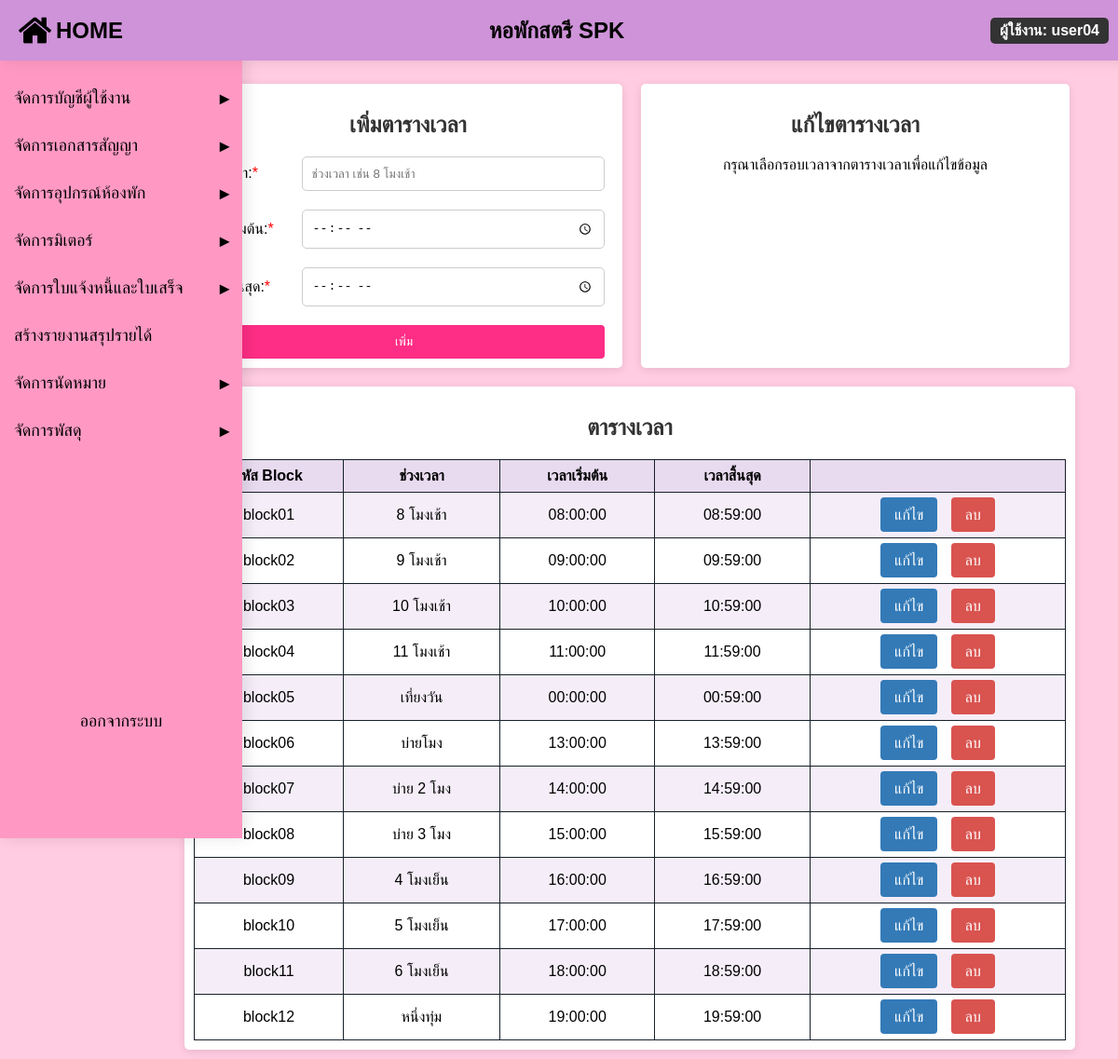
Screenshot of /add_schedule.php (signed in) with the database file from the repository.
### tables this page shows
CREATE TABLE `time_block` (
  `block_id` varchar(11) NOT NULL,
  `block_name` varchar(40) NOT NULL,
  `start_time` time NOT NULL,
  `end_time` time NOT NULL
);

### add_schedule.php (the view, shortened to what this page needs)
<?php
include('condb.php');
$sql_blocks = "SELECT * FROM time_block ORDER BY block_id ASC";
$result_blocks = $conn->query($sql_blocks);
$editing = isset($_GET['edit_id']);
$schedule_data = [
    'block_id' => '',
    'block_name' => '',
    'start_time' => '',
    'end_time' => ''
];
?>
<!DOCTYPE html>
<html lang="th">
<head>
</head>
<body>
    <?php include('admin_sidebar.php')?>
    <div class="container-wrapper">
        <div class="flex-container">
            <div class="container">
                <h2>เพิ่มตารางเวลา</h2>
                <form method="post">
                    <div class="form-group">
                        <label for="block_name">ช่วงเวลา:<span style="color: red;">*</span></label>
                        <input type="text" id="block_name" placeholder="ช่วงเวลา เช่น 8 โมงเช้า" name="block_name" required>
                    </div>
                    <div class="form-group">
                        <label for="start_time">เวลาเริ่มต้น:<span style="color: red;">*</span></label>
                        <input type="time" id="start_time" name="start_time" required>
                    </div>
                    <div class="form-group">
                        <label for="end_time">เวลาสิ้นสุด:<span style="color: red;">*</span></label>
                        <input type="time" id="end_time" name="end_time" required>
                    </div>
                    <button type="submit" name="add_schedule" class="submit-btn">เพิ่ม</button>
                </form>
            </div>
            <div class="edit-form-container">
                <h2>แก้ไขตารางเวลา</h2>
                <?php if ($editing && $schedule_data): ?>
                <form method="post">
                    <div class="form-group">
                        <label for="block_id">รหัส Block:<span style="color: red;">*</span></label>
                        <input type="text" placeholder="รหัส Block" name="block_id" id="block_id" value="<?php echo htmlspecialchars($schedule_data['block_id']); ?>" readonly required>
                    </div>
                    <div class="form-group">
                        <label for="block_name">ช่วงเวลา:<span style="color: red;">*</span></label>
                        <input type="text" placeholder="ช่วงเวลา เช่น 8 โมงเช้า" name="block_name" id="block_name" value="<?php echo htmlspecialchars($schedule_data['block_name']); ?>" required>
                    </div>
                    <div class="form-group">
                        <label for="start_time">เวลาเริ่มต้น:<span style="color: red;">*</span></label>
                        <input type="time" name="start_time" id="start_time" value="<?php echo htmlspecialchars($schedule_data['start_time']); ?>" required>
                    </div>
                    <div class="form-group">
                        <label for="end_time">เวลาสิ้นสุด:<span style="color: red;">*</span></label>
                        <input type="time" name="end_time" id="end_time" value="<?php echo htmlspecialchars($schedule_data['end_time']); ?>" required>
                    </div>
                    <button type="submit" name="edit_schedule" class="submit-btn">อัปเดตข้อมูล</button>
                </form>
                <?php else: ?>
                    <p>กรุณาเลือกรอบเวลาจากตารางเวลาเพื่อแก้ไขข้อมูล</p>
                <?php endif; ?>
            </div>
        </div>
        <div class="time-table-wrapper">
            <h2>ตารางเวลา</h2>
            <table>
                <thead>
                    <tr>
                        <th>รหัส Block</th>
                        <th>ช่วงเวลา</th>
                        <th>เวลาเริ่มต้น</th>
                        <th>เวลาสิ้นสุด</th>
                        <th></th>
                    </tr>
                </thead>
                <tbody>
                    <?php while ($row = $result_blocks->fetch_assoc()): ?>
                        <tr>
                            <td><?php echo htmlspecialchars($row['block_id']); ?></td>
                            <td><?php echo htmlspecialchars($row['block_name']); ?></td>
                            <td><?php echo htmlspecialchars($row['start_time']); ?></td>
                            <td><?php echo htmlspecialchars($row['end_time']); ?></td>
                            <td>
                                <a class="edit-btn" href="?edit_id=<?php echo htmlspecialchars($row['block_id']); ?>">แก้ไข</a>
                                <a class="delete-btn" href="?delete_id=<?php echo htmlspecialchars($row['block_id']); ?>" onclick="return confirm('คุณต้องการลบตารางเวลานี้หรือไม่?');">ลบ</a>
                            </td>
                        </tr>
                    <?php endwhile; ?>
                </tbody>
            </table>
        </div>
    </div>
</body>
</html>

### add_schedule.php (style rules this page uses)
body { font-family: Arial, sans-serif; }
.container-wrapper { display: flex; flex-direction: column; align-items: center; margin-top: 80px; }
.container, .edit-form-container { width: 100%; max-width: 1500px; margin: 10px; background: #fff; padding: 10px; border-radius: 5px; box-shadow: 0 2px 10px rgba(0, 0, 0, 0.1); }
.time-table-wrapper { width: 78%; max-width: 1500px; margin: 10px; background: #fff; padding: 10px; border-radius: 5px; box-shadow: 0 2px 10px rgba(0, 0, 0, 0.1); margin-left: 13.5%; }
input[type="text"], input[type="time"] { flex-grow: 1; padding: 10px; border: 1px solid #ccc; border-radius: 5px; width: 100%; }
.form-group { display: flex; align-items: center; margin-bottom: 20px; width: 98%; }
.form-group label { width: 150px; }
table { width: 100%; border-collapse: collapse; margin-top: 20px; }
table, th, td { border: 1px solid #17202a; height: fit-content; }
th, td { padding: 8px; text-align: center; }
th { background-color: #e8daef; }
td { padding: 15px; }
tr:nth-child(even) { background-color: #ffffff; }
tr:nth-child(odd) { background-color: #f5eef8; }
.time-table-wrapper table th, .time-table-wrapper table td { text-align: center; }
h2 { text-align: center; color: #333; }
p { text-align: center; }
.submit-btn { background-color: #fe2d85; color: white; padding: 10px 15px; border: none; border-radius: 4px; cursor: pointer; width: 98%; }
.edit-btn, .delete-btn { background-color: #337ab7; color: white; border: none; padding: 10px 15px; border-radius: 4px; cursor: pointer; text-decoration: none; }
.delete-btn { background-color: #d9534f; margin-left: 10px; }
.flex-container { display: flex; justify-content: space-around; width: 80%; margin-left: 13%; }

### admin_sidebar.php (style rules this page uses)
body { margin: 0; font-family: Arial, sans-serif; background-color: #ffcce1; }

### rows the page displays
time_block: block_id "block01", block_name "8 โมงเช้า", start_time "08:00:00", end_time "08:59:00"
time_block: block_id "block02", block_name "9 โมงเช้า", start_time "09:00:00", end_time "09:59:00"
time_block: block_id "block03", block_name "10 โมงเช้า", start_time "10:00:00", end_time "10:59:00"
time_block: block_id "block04", block_name "11 โมงเช้า", start_time "11:00:00", end_time "11:59:00"
time_block: block_id "block05", block_name "เที่ยงวัน", start_time "00:00:00", end_time "00:59:00"
time_block: block_id "block06", block_name "บ่ายโมง", start_time "13:00:00", end_time "13:59:00"
time_block: block_id "block07", block_name "บ่าย 2 โมง", start_time "14:00:00", end_time "14:59:00"
time_block: block_id "block08", block_name "บ่าย 3 โมง", start_time "15:00:00", end_time "15:59:00"
time_block: block_id "block09", block_name "4 โมงเย็น", start_time "16:00:00", end_time "16:59:00"
time_block: block_id "block10", block_name "5 โมงเย็น", start_time "17:00:00", end_time "17:59:00"
time_block: block_id "block11", block_name "6 โมงเย็น", start_time "18:00:00", end_time "18:59:00"
time_block: block_id "block12", block_name "หนึ่งทุ่ม", start_time "19:00:00", end_time "19:59:00"

### other values shown
$_SESSION['username'] "user04"
